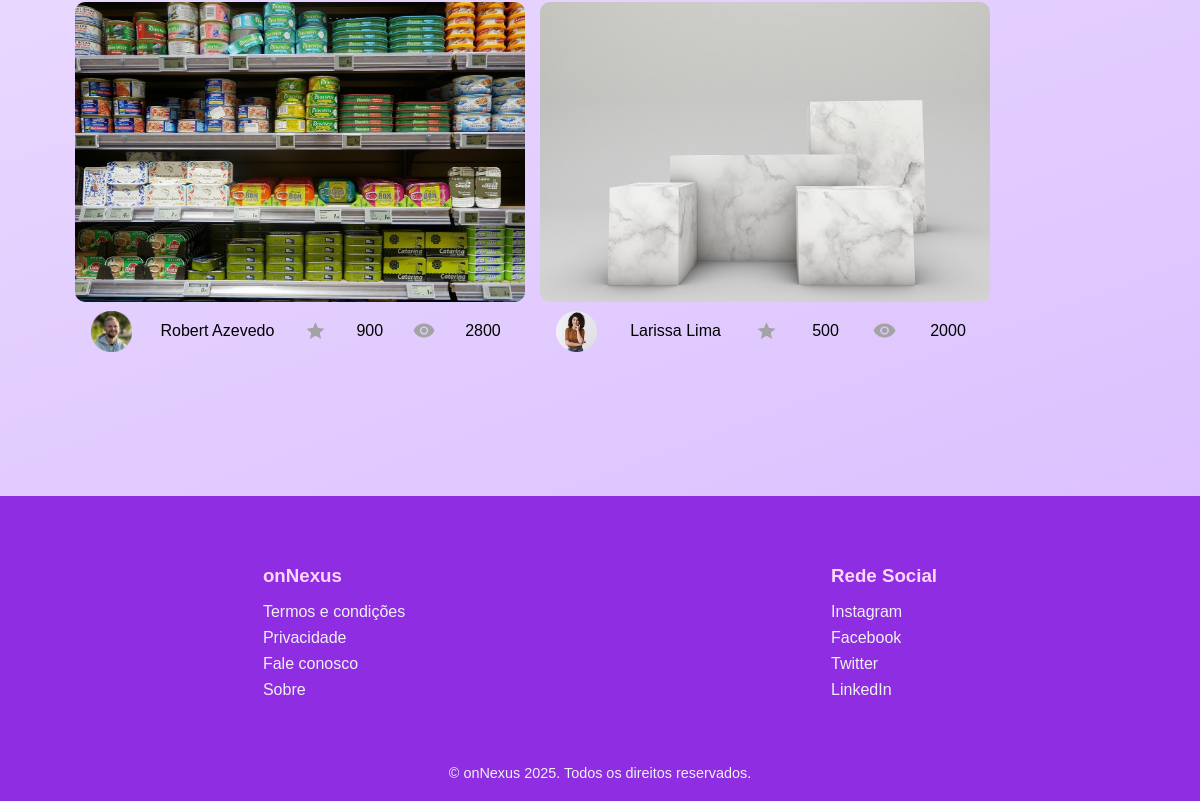
/explore/ (lower part), run on an earlier commit of the app's database.
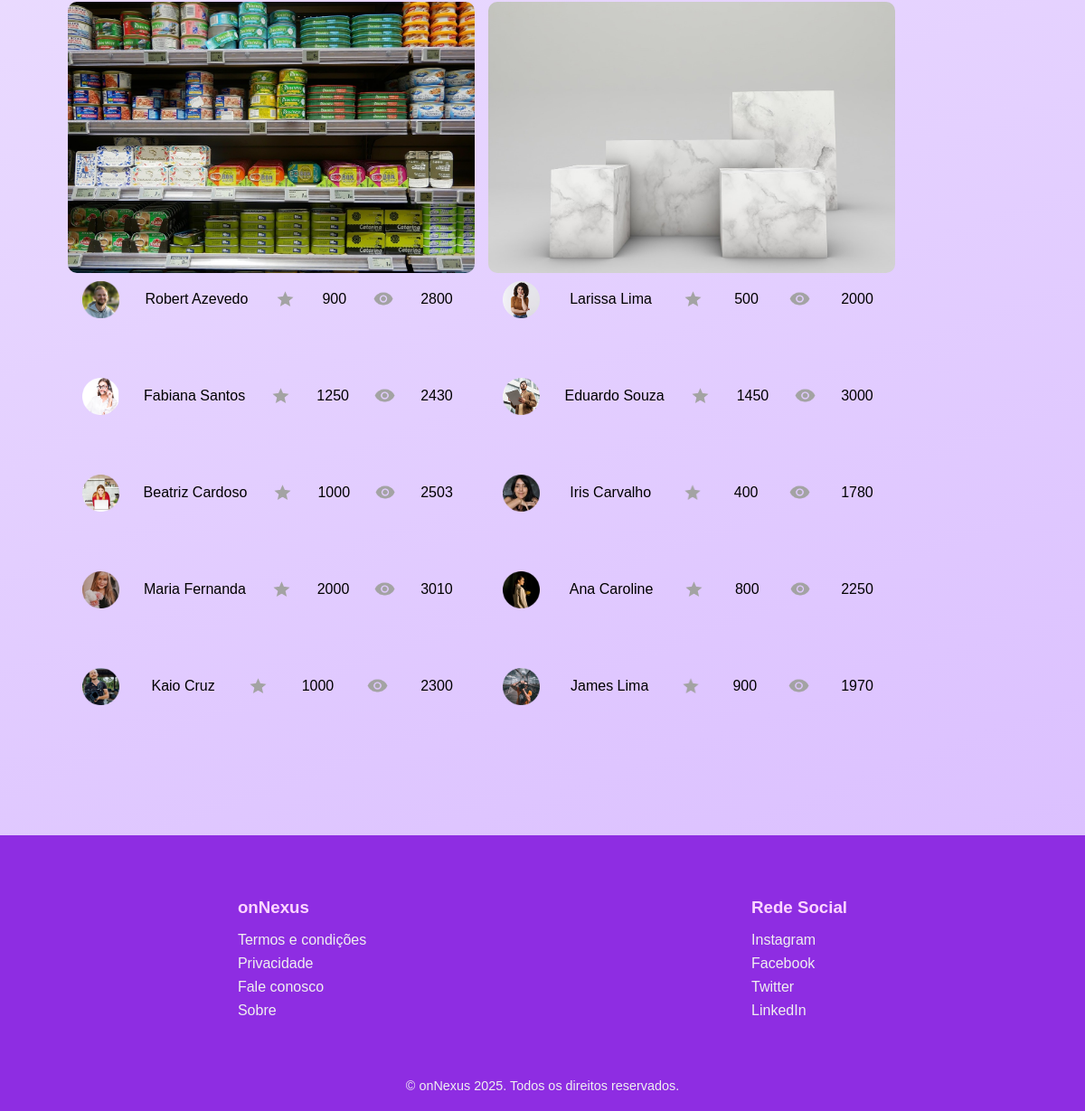
And on a later commit of the database.
### home/models.py (models this page shows, shortened)
class Post(models.Model):
    profile = models.CharField(max_length=100)
    username = models.CharField(max_length=100)
    image = models.ImageField(upload_to='media/posts/%Y/%m/%d', null=False, blank=False)
    favorites = models.IntegerField()
    views = models.IntegerField()

### explore/views.py (the view)
# urls.py: path('', views.explore, name='explore'),
def explore(request):
    posts = Post.objects.all()
    return render(request, 'explore/explore.html', {'posts': posts})

### templates/explore/explore.html (shortened to what this page needs)
{% extends 'base.html' %}
{% load static %}
{% block content %}
<div class="posts-area">
    <ul class="posts-list">
        {% for post in posts %}
        <li class="post">
            <a href="#">
                <img class="post-image" src="{{ post.image.url }}" alt="">
            </a>
            <div class="post-info">
                <img class="profile-image" src="{% static '/images/' %}{{post.profile}}" alt="">
                <p>{{ post.username }}</p>
                <img class="post-icons" src="{% static '/images/favorites.png' %}" alt="">
                <p>{{ post.favorites }}</p>
                <img class="post-icons" src="{% static '/images/views.png' %}" alt="">
                <p>{{ post.views }}</p>
            </div>
        </li>
        {% endfor %}
    </ul>
</div>
{% endblock %}

What changed in the data, as far as the page shows it:
added Post: profile (picture), username "Fabiana Santos", favorites "1250", views "2430"
added Post: profile (picture), username "Eduardo Souza", favorites "1450", views "3000"
added Post: profile (picture), username "Beatriz Cardoso", favorites "1000", views "2503"
added Post: profile (picture), username "Iris Carvalho", favorites "400", views "1780"
added Post: profile (picture), username "Maria Fernanda", favorites "2000", views "3010"
added Post: profile (picture), username "Ana Caroline", favorites "800", views "2250"
added Post: profile (picture), username "Kaio Cruz", favorites "1000", views "2300"
added Post: profile (picture), username "James Lima", favorites "900", views "1970"
